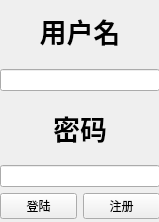
<?xml version="1.0" encoding="UTF-8"?>
<ui version="4.0">
 <class>Login_in</class>
 <widget class="QWidget" name="Login_in">
  <property name="geometry">
   <rect>
    <x>0</x>
    <y>0</y>
    <width>159</width>
    <height>222</height>
   </rect>
  </property>
  <property name="windowTitle">
   <string>登陆</string>
  </property>
  <widget class="QWidget" name="verticalLayoutWidget">
   <property name="geometry">
    <rect>
     <x>0</x>
     <y>0</y>
     <width>160</width>
     <height>221</height>
    </rect>
   </property>
   <layout class="QVBoxLayout" name="verticalLayout">
    <property name="bottomMargin">
     <number>2</number>
    </property>
    <item>
     <widget class="QLabel" name="label">
      <property name="font">
       <font>
        <family>Agency FB</family>
        <pointsize>20</pointsize>
        <weight>75</weight>
        <bold>true</bold>
       </font>
      </property>
      <property name="text">
       <string>用户名</string>
      </property>
      <property name="textFormat">
       <enum>Qt::RichText</enum>
      </property>
      <property name="alignment">
       <set>Qt::AlignCenter</set>
      </property>
     </widget>
    </item>
    <item>
     <widget class="QLineEdit" name="lineEdit"/>
    </item>
    <item>
     <widget class="QLabel" name="label_2">
      <property name="font">
       <font>
        <family>Agency FB</family>
        <pointsize>20</pointsize>
        <weight>75</weight>
        <bold>true</bold>
       </font>
      </property>
      <property name="text">
       <string>密码</string>
      </property>
      <property name="textFormat">
       <enum>Qt::RichText</enum>
      </property>
      <property name="alignment">
       <set>Qt::AlignCenter</set>
      </property>
     </widget>
    </item>
    <item>
     <widget class="QLineEdit" name="lineEdit_2"/>
    </item>
    <item>
     <layout class="QHBoxLayout" name="horizontalLayout">
      <item>
       <widget class="QPushButton" name="Login_button">
        <property name="text">
         <string>登陆</string>
        </property>
       </widget>
      </item>
      <item>
       <widget class="QPushButton" name="register_button">
        <property name="text">
         <string>注册</string>
        </property>
       </widget>
      </item>
     </layout>
    </item>
   </layout>
  </widget>
 </widget>
 <resources/>
 <connections/>
</ui>
